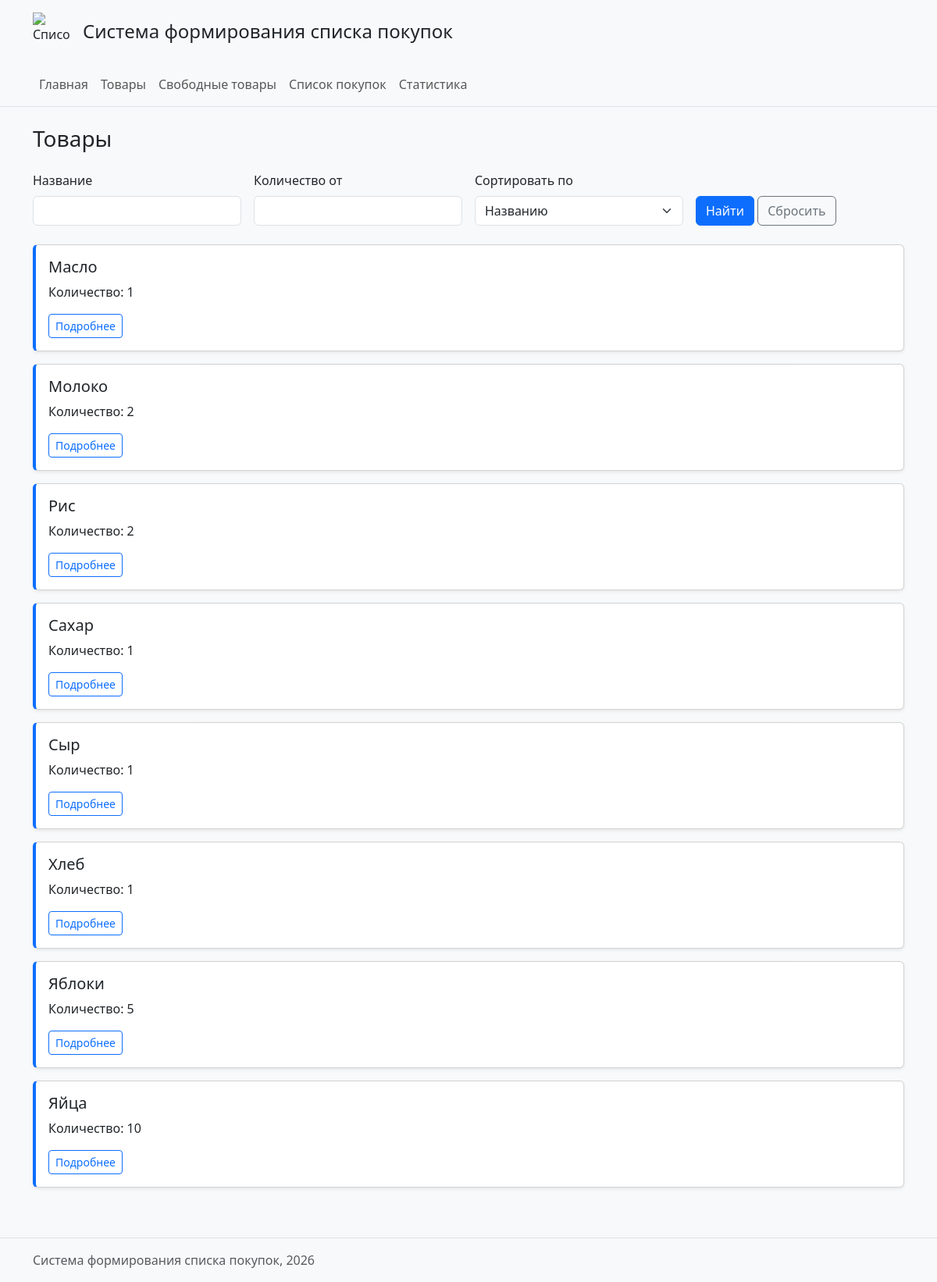
Screenshot of /products/ with the database file from the repository.
### products/views.py (the view)
# urls.py: path("", views.product_list, name="list"),
def product_list(request):
    query = request.GET.get("q", "").strip()
    min_quantity = request.GET.get("min_quantity", "").strip()
    sort = request.GET.get("sort", "name")
    error = None
    clauses = []
    params = []
    if query:
        clauses.append("name LIKE ?")
        params.append(f"%{query}%")
    if min_quantity:
        if min_quantity.isdigit():
            clauses.append("quantity >= ?")
            params.append(int(min_quantity))
        else:
            error = "Укажите корректное количество."
    where = ""
    if clauses:
        where = "WHERE " + " AND ".join(clauses)
    if sort == "quantity":
        order = "quantity DESC, name"
    else:
        sort = "name"
        order = "name"
    connection = get_connection()
    try:
        products = connection.execute(
            f"""
            SELECT id, name, quantity
            FROM products
            {where}
            ORDER BY {order}
            """,
            params,
        ).fetchall()
    finally:
        connection.close()
    context = {
        "products": products,
        "query": query,
        "min_quantity": min_quantity,
        "sort": sort,
        "error": error,
    }
    return render(request, "products/product_list.html", context)

### db/database.py (called while the page is built)
def get_connection():
    connection = sqlite3.connect(DB_PATH)
    connection.execute("PRAGMA foreign_keys = ON")
    connection.row_factory = sqlite3.Row
    return connection

### products/templates/products/product_list.html (shortened to what this page needs)
{% extends "base.html" %}
{% block content %}
<h1 class="h3 mb-4">Товары</h1>
<form method="get" class="mb-4">
    <div class="row g-3 align-items-end">
        <div class="col-md-3">
            <label for="q" class="form-label">Название</label>
            <input
                type="search"
                id="q"
                name="q"
                class="form-control"
                value="{{ query }}"
            >
        </div>
        <div class="col-md-3">
            <label for="min_quantity" class="form-label">
                Количество от
            </label>
            <input
                type="number"
                id="min_quantity"
                name="min_quantity"
                min="0"
                class="form-control"
                value="{{ min_quantity }}"
            >
        </div>
        <div class="col-md-3">
            <label for="sort" class="form-label">Сортировать по</label>
            <select id="sort" name="sort" class="form-select">
                <option value="name" {% if sort == "name" %}selected{% endif %}>
                    Названию
                </option>
            </select>
        </div>
        <div class="col-md-3">
            <button type="submit" class="btn btn-primary">Найти</button>
            <a
                href="{% url 'products:list' %}"
                class="btn btn-outline-secondary"
            >
                Сбросить
            </a>
        </div>
    </div>
</form>
{% for product in products %}
    {% include "products/includes/product_card.html" %}
{% empty %}
<p>Товары не найдены.</p>
{% endfor %}
{% endblock %}

### products/templates/products/includes/product_card.html
<article class="product-card card shadow-sm mb-3">
    <div class="card-body">
        <h2 class="h5 card-title">{{ product.name }}</h2>
        <p class="card-text">Количество: {{ product.quantity }}</p>
        <a
            href="{% url 'products:detail' product.id %}"
            class="btn btn-outline-primary btn-sm"
        >
            Подробнее
        </a>
    </div>
</article>

### homepage/static/homepage/css/style.css (style rules this page uses)
body { background-color: #f8f9fa; }
.product-card { border-left: 4px solid #0d6efd; }

### rows the page displays
products: name "Масло", quantity "1"
products: name "Молоко", quantity "2"
products: name "Рис", quantity "2"
products: name "Сахар", quantity "1"
products: name "Сыр", quantity "1"
products: name "Хлеб", quantity "1"
products: name "Яблоки", quantity "5"
products: name "Яйца", quantity "10"
